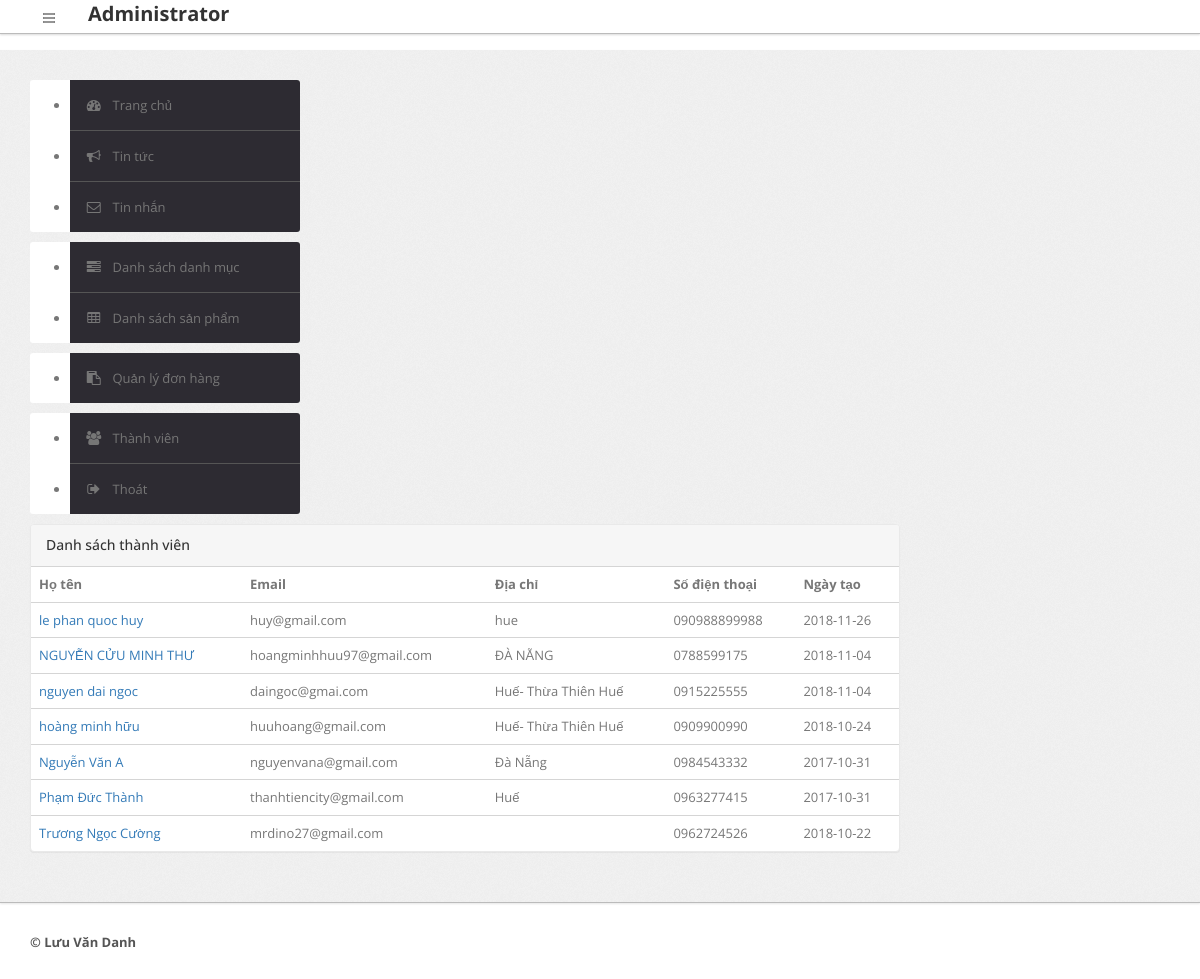
/admin/index.php?page=thanhvien (signed in), run on the app's committed database.
### tables this page shows
CREATE TABLE IF NOT EXISTS `khachhang` (
  `makh` int(11) NOT NULL,
  `tendangnhap` varchar(32) NOT NULL,
  `matkhau` varchar(32) NOT NULL,
  `email` varchar(50) NOT NULL,
  `hoten` varchar(50) NOT NULL,
  `diachi` varchar(120) NOT NULL,
  `sdt` varchar(15) NOT NULL,
  `trangthai` tinyint(1) NOT NULL,
  `ngaytao` date NOT NULL
);

### admin/cms/thanhvien.php (the view)
<div class="span9">
    <div class="content">
      <div class="module">
         <div class="module-head">
           <h3>Danh sách thành viên</h3>
         </div>
          <?php
               $query = "select * from khachhang where trangthai=0 order by makh desc ";
               $rows=$db->query($query);
               echo "<table class='table'>";
               echo "<tr>"
                       . "<th>Họ tên</th>"
                       . "<th>Email</th>"
                       . "<th>Địa chỉ</th>"
                       . "<th>Số điện thoại</th>"
                       . "<th>Ngày tạo</th>"
                    . "</tr>";
               foreach($rows as $r)
               {
                   echo "<tr>"
                           . "<td><a href='?page=orderkh&makh=".$r[0]."'>$r[4]</a></td>"
                           . "<td>$r[3]</td>"
                           . "<td>$r[5]</td>"
                            . "<td>$r[6]</td>"
                               . "<td>$r[8]</td>"
                        . "</tr>";
               }
               echo "</table>";
               ?>
                              </div>
                        </div>
                    </div>

### cssjsadmin/css/theme.css (style rules this page uses)
body { font-size: 13px; font-family: 'Open Sans', Arial, sans-serif; background: #fff; color: #777 }
h1, h2, h3, h4, h5, h6 { color: #333; margin-top: 0 }
h3 { font-size: 20px }
.module { background: #fff; -webkit-border-radius: 3px; -moz-border-radius: 3px; border-radius: 3px; border: 1px solid #ccc; border-bottom-color: #bbb; -webkit-box-shadow: 0 0 1px rgba(0,0,0,0.2); -moz-box-shadow: 0 0 1px rgba(0,0,0,0.2); box-shadow: 0 0 1px rgba(0,0,0,0.2); margin-bottom: 30px }
.table { margin-bottom: 0 }
.table th, .table td { border-color: #d5d5d5!important }
.module { box-shadow: 0 0 3px rgba(0,0,0,.1); border-color: #e9e9e9; margin-bottom: 20px; background-color: #fff; border-radius: 4px; -webkit-box-shadow: 0 1px 1px rgba(0,0,0,.05); box-shadow: 0 1px 1px rgba(0,0,0,.05); }
.module-head { color: #767676; background-color: #f6f6f6; border-color: #e9e9e9; padding: 10px 15px; border-bottom: 1px solid transparent; border-top-right-radius: 3px; border-top-left-radius: 3px; }
.module-head h3 { font-size: 14px; line-height: 20px; height: 20px; margin: 0 }

### data on the page
khachhang: hoten "le phan quoc huy", email "huy@gmail.com", diachi "hue", sdt "090988899988", ngaytao "2018-11-26"
khachhang: hoten "NGUYỄN CỬU MINH THƯ", email "hoangminhhuu97@gmail.com", diachi "ĐÀ NẴNG", sdt "0788599175", ngaytao "2018-11-04"
khachhang: hoten "nguyen dai ngoc", email "daingoc@gmai.com", diachi "Huế- Thừa Thiên Huế", sdt "0915225555", ngaytao "2018-11-04"
khachhang: hoten "hoàng minh hữu", email "huuhoang@gmail.com", diachi "Huế- Thừa Thiên Huế", sdt "0909900990", ngaytao "2018-10-24"
khachhang: hoten "Nguyễn Văn A", email "nguyenvana@gmail.com", diachi "Đà Nẵng", sdt "0984543332", ngaytao "2017-10-31"
khachhang: hoten "Phạm Đức Thành", email "thanhtiencity@gmail.com", diachi "Huế", sdt "0963277415", ngaytao "2017-10-31"
khachhang: hoten "Trương Ngọc Cường", email "mrdino27@gmail.com", sdt "0962724526", ngaytao "2018-10-22"
